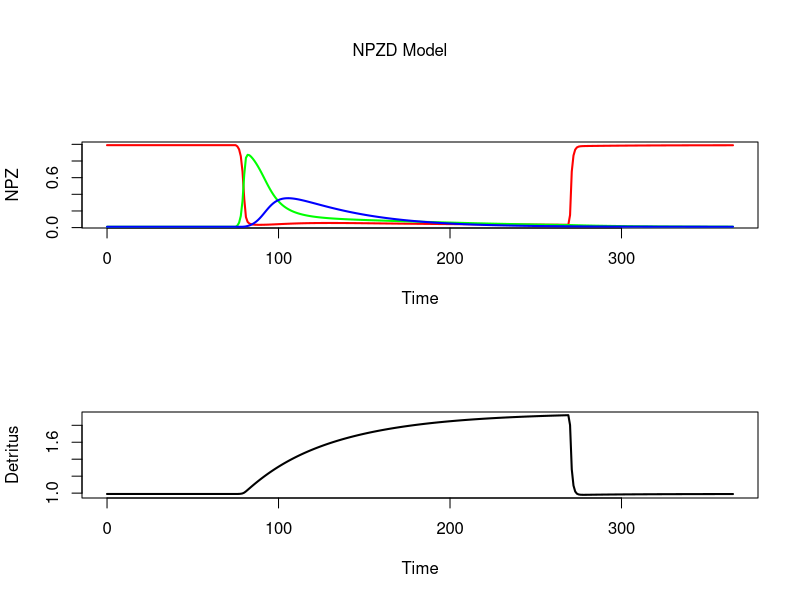

Generate this figure with R:
## SIMPLE MODEL 
# Translation of Wolfgang matlab code to R
# -----------------------------------------
#       SIMPLE NPZD Model
# -----------------------------------------
NPZD = function(t, x, p){
  # with(as.list(c(t, x)), {
  #*******************************************
    #               P A R A M E T E R  L I S T
  #-----------------------------------------------------------------
    # phytoplankton 
  k_N=.1                # half saturation constant
  r_max=1             # maximum  uptake rate of phytoplankton
  LPN=.01             # respiration / extracelluar release
  LPD=.02             # loss through sedimentation
  
  # zooplankton
  g_max=.5            # maximum grazing rate;
  I=1.2                   # Ivlev Konstante
  LZN=.01             # in upper layer recycled material
  LZD=.02             # loss rate of zooplankton [involves implicitly "higher" predators,e.g. fish]
  x0=.01                 # background level
  
  #----------------   process control -------------------------
    d0=daylength54(75)  # threshold for the length of the day
  dl=daylength54(t)
  theta=dl>d0            #"switch on of "biology"
A_mix=.5                  # winter mixing 
    r_max=r_max*theta
    uptake=r_max*x[1]*x[1]/(k_N+x[1]*x[1])
    g_max=g_max*theta
    grazing=g_max*(1-exp(-I*x[2]*x[2]))
    theti=1-theta      #"switch off " biology
A_mix=theti*A_mix
#*********************************************************************
#              M O D E L  E Q U A T I O N S
#---------------------------------------------------------------------
dN =-x[2]*uptake+LZN*(x[3]-x0)+LPN*(x[2]-x0)+A_mix*(x[4]-x[1]);
dP= x[2]*uptake-(LPN+LPD)*(x[2]-x0)-x[3]*grazing;
dZ=x[3]*grazing-(LZD+LZN)*(x[3]-x0);
dD=LZD*(x[3]-x0)+LPD*(x[2]-x0)-A_mix*(x[4]-x[1]);
return(list(c(dN, dP, dZ, dD)))
# })
}


daylength54 = function(t){
    # Calculation of the length of the day 
    # for the latitude 54° N/S,
    # based on astronomical formulas
    # ----------------------------------------------
      latitude=54
      lat=latitude*2*pi/360   # Latitude
      # Inclination seasonally varying angle between 
      # the equatorial plane and the sun
      # Fourier series (Spencer)
      A=c(.006918, -.399912, -.006758, -.002697);
      B=c(.070257, .000907, .001480);
      # Zenith angle zeta
      G=2*pi/365*t;
      inc=A[1]+A[2]*cos(G)+A[3]*cos(2*G)+A[4]*cos(3*G);
      inc=inc+B[1]*sin(G)+B[2]*sin(2*G)+B[3]*sin(3*G);
      # length of the day
      Delta_d=24/pi*acos(-sin(lat)*sin(inc)/cos(lat)/cos(inc)) #in hours
      Delta_d/24 # normalized
}

# NPZDdyn.m 
#        simple box model of a marine ecosystem
#        generates Fig. 2.11
#==============================================
# t0 initial time of simulation
# tf final time
# state vector [N P Z D]
# initial vector x_in

t0=0;tf=365;
tspan = seq(t0, tf)
x_in=c(N = 0.99, P = .01, Z = .01, D = .99)
# call ordinary differential equation solver
library(deSolve)
out = as.data.frame(ode(y= x_in, times =  tspan, func =  NPZD, parms = 0))

par(mar=c(5.1,4.1,4.1,2.1))
par(mfrow = c(2, 1), oma = c(0, 0, 3, 0))
plot(out$time, out$N, type = "l", col = "red", ylab = "NPZ", xlab = "Time", lwd = 2)
lines(out$time, out$P, col = "green", lwd = 2)
lines(out$time, out$Z, col = "blue", lwd = 2)
plot(out$time, out$D, ylab = "Detritus", xlab = "Time", type = "l", lwd = 2)
mtext("NPZD Model", side = 3, outer = TRUE)
